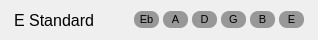
<?xml version="1.0" encoding="UTF-8"?>
<ui version="4.0">
 <class>tuningRow</class>
 <widget class="QWidget" name="tuningRow">
  <property name="geometry">
   <rect>
    <x>0</x>
    <y>0</y>
    <width>318</width>
    <height>40</height>
   </rect>
  </property>
  <property name="sizePolicy">
   <sizepolicy hsizetype="Expanding" vsizetype="Fixed">
    <horstretch>0</horstretch>
    <verstretch>0</verstretch>
   </sizepolicy>
  </property>
  <property name="minimumSize">
   <size>
    <width>0</width>
    <height>40</height>
   </size>
  </property>
  <property name="maximumSize">
   <size>
    <width>16777215</width>
    <height>40</height>
   </size>
  </property>
  <property name="windowTitle">
   <string>Form</string>
  </property>
  <layout class="QHBoxLayout" name="horizontalLayout">
   <property name="spacing">
    <number>4</number>
   </property>
   <property name="leftMargin">
    <number>14</number>
   </property>
   <property name="rightMargin">
    <number>14</number>
   </property>
   <item alignment="Qt::AlignmentFlag::AlignLeft|Qt::AlignmentFlag::AlignVCenter">
    <widget class="QLabel" name="name_label">
     <property name="font">
      <font>
       <pointsize>12</pointsize>
      </font>
     </property>
     <property name="text">
      <string>E Standard</string>
     </property>
    </widget>
   </item>
   <item>
    <spacer name="horizontalSpacer">
     <property name="orientation">
      <enum>Qt::Orientation::Horizontal</enum>
     </property>
     <property name="sizeType">
      <enum>QSizePolicy::Policy::Expanding</enum>
     </property>
     <property name="sizeHint" stdset="0">
      <size>
       <width>40</width>
       <height>20</height>
      </size>
     </property>
    </spacer>
   </item>
   <item alignment="Qt::AlignmentFlag::AlignLeft|Qt::AlignmentFlag::AlignVCenter">
    <widget class="QLabel" name="chip_1">
     <property name="minimumSize">
      <size>
       <width>25</width>
       <height>0</height>
      </size>
     </property>
     <property name="maximumSize">
      <size>
       <width>25</width>
       <height>16777215</height>
      </size>
     </property>
     <property name="font">
      <font>
       <pointsize>8</pointsize>
      </font>
     </property>
     <property name="styleSheet">
      <string notr="true">QLabel {
	color: rgb(0, 0, 0);
  border-radius: 8px;
	background-color: rgb(152, 152, 152);
  padding: 2px 6px;
}
</string>
     </property>
     <property name="text">
      <string>Eb</string>
     </property>
     <property name="alignment">
      <set>Qt::AlignmentFlag::AlignCenter</set>
     </property>
    </widget>
   </item>
   <item alignment="Qt::AlignmentFlag::AlignLeft|Qt::AlignmentFlag::AlignVCenter">
    <widget class="QLabel" name="chip_2">
     <property name="minimumSize">
      <size>
       <width>25</width>
       <height>0</height>
      </size>
     </property>
     <property name="maximumSize">
      <size>
       <width>25</width>
       <height>16777215</height>
      </size>
     </property>
     <property name="font">
      <font>
       <pointsize>8</pointsize>
      </font>
     </property>
     <property name="styleSheet">
      <string notr="true">QLabel {
	color: rgb(0, 0, 0);
  border-radius: 8px;
	background-color: rgb(152, 152, 152);
  padding: 2px 6px;
}
</string>
     </property>
     <property name="text">
      <string>A</string>
     </property>
     <property name="alignment">
      <set>Qt::AlignmentFlag::AlignCenter</set>
     </property>
    </widget>
   </item>
   <item alignment="Qt::AlignmentFlag::AlignRight|Qt::AlignmentFlag::AlignVCenter">
    <widget class="QLabel" name="chip_3">
     <property name="minimumSize">
      <size>
       <width>25</width>
       <height>0</height>
      </size>
     </property>
     <property name="maximumSize">
      <size>
       <width>25</width>
       <height>16777215</height>
      </size>
     </property>
     <property name="font">
      <font>
       <pointsize>8</pointsize>
      </font>
     </property>
     <property name="styleSheet">
      <string notr="true">QLabel {
	color: rgb(0, 0, 0);
  border-radius: 8px;
	background-color: rgb(152, 152, 152);
  padding: 2px 6px;
}
</string>
     </property>
     <property name="text">
      <string>D</string>
     </property>
     <property name="alignment">
      <set>Qt::AlignmentFlag::AlignCenter</set>
     </property>
    </widget>
   </item>
   <item alignment="Qt::AlignmentFlag::AlignRight|Qt::AlignmentFlag::AlignVCenter">
    <widget class="QLabel" name="chip_4">
     <property name="minimumSize">
      <size>
       <width>25</width>
       <height>0</height>
      </size>
     </property>
     <property name="maximumSize">
      <size>
       <width>25</width>
       <height>16777215</height>
      </size>
     </property>
     <property name="font">
      <font>
       <pointsize>8</pointsize>
      </font>
     </property>
     <property name="styleSheet">
      <string notr="true">QLabel {
	color: rgb(0, 0, 0);
  border-radius: 8px;
	background-color: rgb(152, 152, 152);
  padding: 2px 6px;
}
</string>
     </property>
     <property name="text">
      <string>G</string>
     </property>
     <property name="alignment">
      <set>Qt::AlignmentFlag::AlignCenter</set>
     </property>
    </widget>
   </item>
   <item alignment="Qt::AlignmentFlag::AlignHCenter|Qt::AlignmentFlag::AlignVCenter">
    <widget class="QLabel" name="chip_5">
     <property name="minimumSize">
      <size>
       <width>25</width>
       <height>0</height>
      </size>
     </property>
     <property name="maximumSize">
      <size>
       <width>25</width>
       <height>16777215</height>
      </size>
     </property>
     <property name="font">
      <font>
       <pointsize>8</pointsize>
      </font>
     </property>
     <property name="styleSheet">
      <string notr="true">QLabel {
	color: rgb(0, 0, 0);
  border-radius: 8px;
	background-color: rgb(152, 152, 152);
  padding: 2px 6px;
}
</string>
     </property>
     <property name="text">
      <string>B</string>
     </property>
     <property name="alignment">
      <set>Qt::AlignmentFlag::AlignCenter</set>
     </property>
    </widget>
   </item>
   <item alignment="Qt::AlignmentFlag::AlignRight|Qt::AlignmentFlag::AlignVCenter">
    <widget class="QLabel" name="chip_6">
     <property name="minimumSize">
      <size>
       <width>25</width>
       <height>0</height>
      </size>
     </property>
     <property name="maximumSize">
      <size>
       <width>25</width>
       <height>16777215</height>
      </size>
     </property>
     <property name="font">
      <font>
       <pointsize>8</pointsize>
      </font>
     </property>
     <property name="styleSheet">
      <string notr="true">QLabel {
	color: rgb(0, 0, 0);
  border-radius: 8px;
	background-color: rgb(152, 152, 152);
  padding: 2px 6px;
}
</string>
     </property>
     <property name="text">
      <string>E</string>
     </property>
     <property name="alignment">
      <set>Qt::AlignmentFlag::AlignCenter</set>
     </property>
    </widget>
   </item>
  </layout>
 </widget>
 <resources/>
 <connections/>
</ui>
